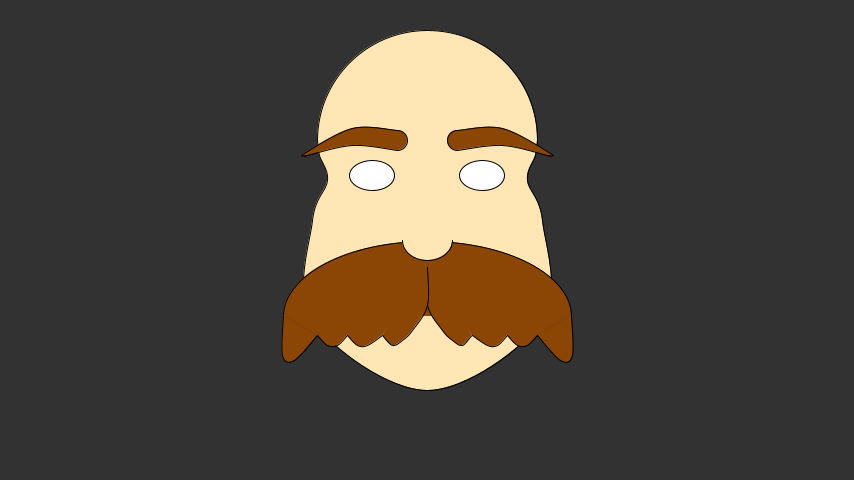
Frame 1 (no input)
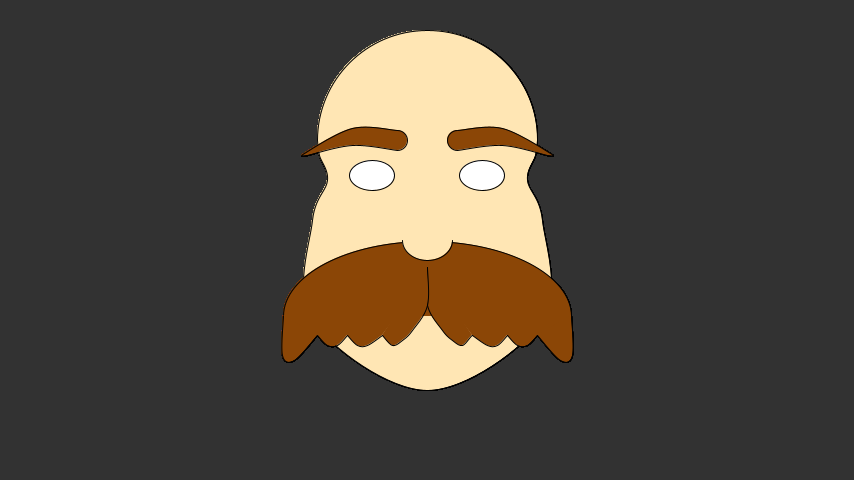
Frame 60 (the mouse pressed at the canvas centre just before this capture)
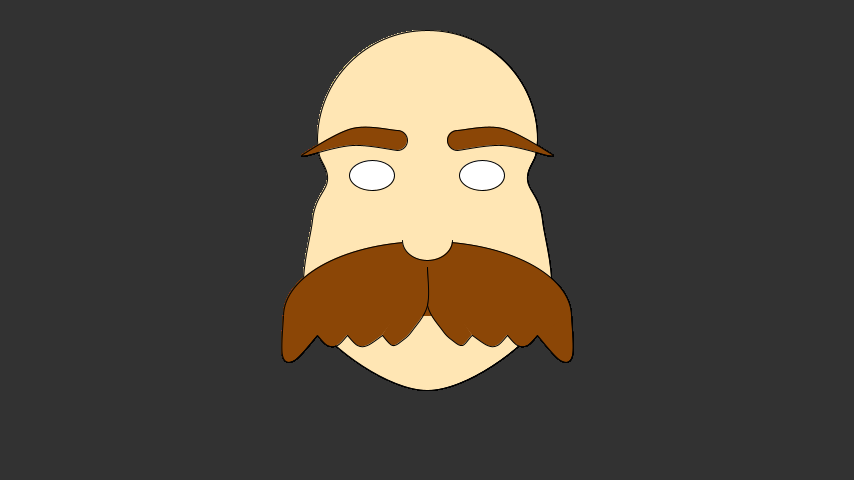
Frame 120 (the mouse held since frame 60 and released just before this capture)

The Processing sketch that drew these frames (run headless with seeded random() and noise(); from frame 60 on, the mouse is pressed at the canvas centre):

// Processing sketch: processing_87140
// ── processing_87140.pde

void setup(){
  size(854,480);
  background(50);
}

void draw(){
  pushMatrix();
    translate(width/2,height/2);
//Man's Face    
   fill(255,230,180);
    beginShape();
      //eyesocket indent
      curveVertex(-110,-100);
      curveVertex(-110,-100);
      curveVertex(-108,-85);
      curveVertex(-100,-60);
      curveVertex(-115,-20);
      curveVertex(-115,80);
    //chin point (below)
      curveVertex(0,150);
      curveVertex(115,80);
      curveVertex(115,-20);
    //eyesocket indent
      curveVertex(100,-60);
      curveVertex(108,-85);
      curveVertex(110,-100);
      curveVertex(110,-100);
      endShape();
    //eyes
    fill(255);
    ellipse(-55,-65,45,30);
    ellipse(55,-65,45,30);
    //crown
    fill(255,230,180);
    arc(0,-100,220,220,radians(180),radians(360));
    //nose
    arc(0,0,35,35,radians(0),radians(180));
    fill(139,70,6);
    //left eyebrow
    arc(-30,-100,20,20,radians(270),radians(360));
    arc(-30,-100,20,20,radians(0),radians(90));
    beginShape();
      curveVertex(-30,-90);
      curveVertex(-30,-90);
      curveVertex(-75,-95);
      curveVertex(-120,-85);
      curveVertex(-120,-85);
      curveVertex(-123,-87);
      curveVertex(-75,-112);
      curveVertex(-30,-110);
      curveVertex(-30,-110);
    endShape();
   //right eyebrow
    arc(30,-100,20,20,radians(90),radians(270));
    beginShape();
      curveVertex(30,-90);
      curveVertex(30,-90);
      curveVertex(75,-95);
      curveVertex(120,-85);
      curveVertex(120,-85);
      curveVertex(123,-87);
      curveVertex(75,-112);
      curveVertex(30,-110);
      curveVertex(30,-110);
    endShape();
    //mustache
    beginShape();
      arc(0,76,288,150,radians(180),radians(360));
      curveVertex(144,75);
      curveVertex(144,75);
      curveVertex(145,115);   //tip
      curveVertex(133,120);  //first lump
      curveVertex(110,95);
      curveVertex(110,95);
    endShape();
    beginShape();    //second lump
     curveVertex(110,95);
     curveVertex(110,95);
     curveVertex(100,105);
     curveVertex(90,105);
     curveVertex(80,95);
     curveVertex(80,95);
    endShape();
    beginShape();   //third lump
      curveVertex(80,95);
      curveVertex(80,95);
      curveVertex(70,105);
      curveVertex(60,105);
      curveVertex(45,95);
      curveVertex(45,95);
    endShape();
    beginShape(); //last bump
      curveVertex(45,105);
      curveVertex(45,95);
      curveVertex(35,105);
      curveVertex(25,100);
      curveVertex(15,90);
      curveVertex(0,65);
      curveVertex(0,27);
      curveVertex(0,27);
    endShape();
    noStroke();
    quad(144,75,30,75,45,95,110,95);
   stroke(1);
 //Left half
    beginShape();
      curveVertex(-144,75);
      curveVertex(-144,75);
      curveVertex(-145,115);   //tip 2
      curveVertex(-133,120);  //first lump 2
      curveVertex(-110,95);
      curveVertex(-110,95);
    endShape();
    beginShape();    //second lump 2
     curveVertex(-110,95);
     curveVertex(-110,95);
     curveVertex(-100,105);
     curveVertex(-90,105);
     curveVertex(-80,95);
     curveVertex(-80,95);
    endShape();
    beginShape();   //third lump 2
      curveVertex(-80,95);
      curveVertex(-80,95);
      curveVertex(-70,105);
      curveVertex(-60,105);
      curveVertex(-45,95);
      curveVertex(-45,95);
    endShape();
    beginShape(); //last bump 2
      curveVertex(-45,95);
      curveVertex(-45,95);
      curveVertex(-35,105);
      curveVertex(-25,100);
      curveVertex(-15,90);
      curveVertex(0,65);
      curveVertex(0,27);
      curveVertex(0,27);
    endShape();
    noStroke();
    quad(-144,75,-30,75,-45,95,-110,95);
   stroke(1);
  //nose
    fill(255,230,180);
    arc(0,0,50,40,radians(0),radians(180));
    
  popMatrix();
}
